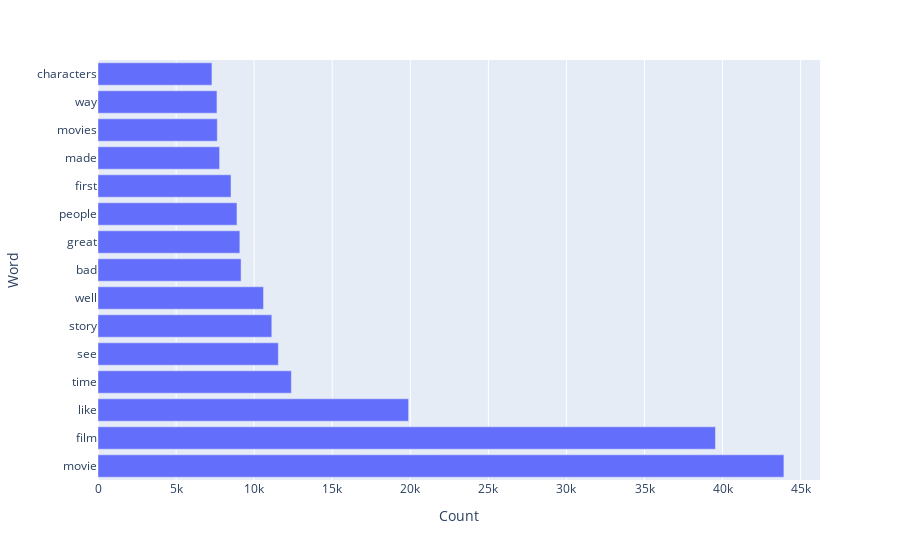

Notebook source saved alongside this figure:
### Code cell
bar_plot(data=MostFrequentWordDF_Test)

### Figure 1 — Plotly figure (JSON) as saved in the notebook; plotly's stock layout.template omitted (floating-point values rounded to 4 significant figures)
{"data": [{"alignmentgroup": "True", "hovertemplate": "Count=%{x}<br>Word=%{y}<extra></extra>", "legendgroup": "", "marker": {"color": "#636efa", "pattern": {"shape": ""}}, "name": "", "offsetgroup": "", "orientation": "h", "showlegend": false, "textposition": "auto", "type": "bar", "x": [43926, 39543, 19891, 12383, 11550, 11131, 10601, 9164, 9084, 8900, 8519, 7788, 7641, 7619, 7297], "xaxis": "x", "y": ["movie", "film", "like", "time", "see", "story", "well", "bad", "great", "people", "first", "made", "movies", "way", "characters"], "yaxis": "y"}], "layout": {"barmode": "relative", "legend": {"tracegroupgap": 0}, "margin": {"t": 60}, "xaxis": {"anchor": "y", "domain": [0, 1], "title": {"text": "Count"}}, "yaxis": {"anchor": "x", "domain": [0, 1], "title": {"text": "Word"}}}}
